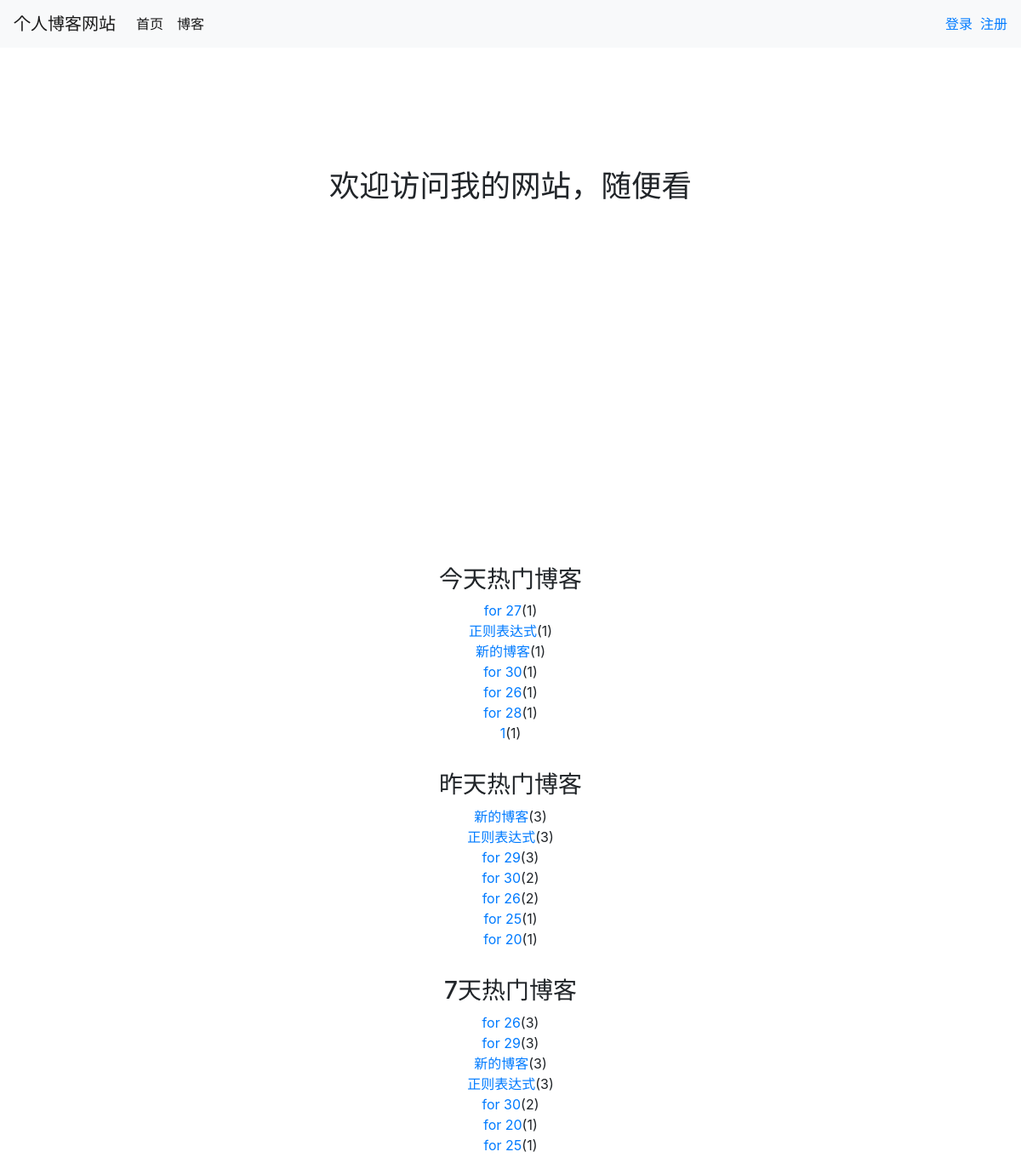
The page / on the database its author committed.
### read_statistics/models.py (models this page shows)
class ReadDetail(models.Model):
    date = models.DateField(default=timezone.now)
    read_num = models.IntegerField(default=0)
    content_type = models.ForeignKey(ContentType, on_delete=models.CASCADE)
    object_id = models.PositiveIntegerField()
    content_object = GenericForeignKey('content_type', 'object_id')

### blog/models.py (models this page shows, shortened)
class Blog(models.Model, ReadNumExpandMethod):
    title = models.CharField(max_length=50)
    blog_type = models.ForeignKey(BlogType, on_delete=models.CASCADE)
    content = RichTextUploadingField()
    author = models.ForeignKey(User, on_delete=models.CASCADE)
    read_details = GenericRelation(ReadDetail)
    created_time = models.DateTimeField(auto_now_add=True)
    last_updated_time = models.DateTimeField(auto_now=True)
    class Meta:
        ordering = ['-created_time']

### mysite/views.py (the view)
# urls.py: 2. Add a URL to urlpatterns:  path('', views.home, name='home')
def home(request):
    blog_content_type = ContentType.objects.get_for_model(Blog)
    dates, read_nums = get_seven_days_read_data(blog_content_type)
    hot_blogs_for_7_days = cache.get('hot_blogs_for_7_days')
    if hot_blogs_for_7_days is None:
        hot_blogs_for_7_days = get_7_days_hot_blogs()
        cache.set('hot_blogs_for_7_days', hot_blogs_for_7_days, 3600)
    context = {}
    context['dates'] =  dates
    context['read_nums'] =  read_nums
    context['today_hot_data'] =  get_today_hot_data(blog_content_type)
    context['yesterday_hot_data'] =  get_yesterday_hot_data(blog_content_type)
    context['hot_blogs_for_7_days'] = hot_blogs_for_7_days
    return render(request,'home.html',context)

### mysite/views.py (called while the page is built)
def get_7_days_hot_blogs():
    today = timezone.now().date()
    date = today - datetime.timedelta(days=7)
    blogs = Blog.objects \
                .filter(read_details__date__lt=today, read_details__date__gte=date) \
                .values('id', 'title') \
                .annotate(read_num_sum=Sum('read_details__read_num')) \
                .order_by('-read_num_sum')
    return blogs[:7]

### read_statistics/utils.py (called while the page is built)
def  get_seven_days_read_data(content_type):
    today = timezone.now().date()
    dates = []
    read_nums=[]
    for i in range(7,0,-1):
        date =  today - datetime.timedelta(days=i)
        dates.append(date.strftime('%m/%d'))
        read_details = ReadDetail.objects.filter(content_type=content_type,date=date)
        result = read_details.aggregate(read_num_sum = Sum('read_num'))
        read_nums.append(result['read_num_sum'] or 0)
    return dates,read_nums

def get_today_hot_data(content_type):
    today = timezone.now().date()
    read_details = ReadDetail.objects.filter(content_type=content_type,date=today).order_by('-read_num')
    return read_details[:7]

def get_yesterday_hot_data(content_type):
    today = timezone.now().date()
    yesterday = today - datetime.timedelta(days=1)
    read_details = ReadDetail.objects.filter(content_type=content_type,date=yesterday).order_by('-read_num')
    return read_details[:7]

### user/context_processors.py (called while the page is built)
def login_modal_form(request):
    return {'login_modal_form': LoginForm()}

### templates/home.html (shortened to what this page needs)
{% extends 'base.html'%}
{% load static %}
{% block header_extends %}
    <link rel="stylesheet" href="{% static 'home.css' %}">
{% endblock %}
{% block content %}
    <h3 class="home-content">欢迎访问我的网站，随便看</h3>
    <div id="container"></div>
    <div class="hot-data" style="text-align: center;margin-top: 2em;">
        <h3>今天热门博客</h3>
        <ul>
            {% for hot_data in today_hot_data %}
                <li><a href="{% url 'blog_detail' hot_data.content_object.pk %}">{{ hot_data.content_object.title }}</a>({{ hot_data.read_num }})</li>
            {% empty %}
                <li>今天暂时没有热门博客</li>
            {% endfor %}
        </ul>
    </div>
    <div class="hot-data" style="text-align: center;margin-top: 2em;">
        <h3>昨天热门博客</h3>
        <ul>
            {% for hot_data in yesterday_hot_data %}
                <li><a href="{% url 'blog_detail' hot_data.content_object.pk %}">{{ hot_data.content_object.title }}</a>({{ hot_data.read_num }})</li>
            {% empty %}
                <li>昨天暂时没有热门博客</li>
            {% endfor %}
        </ul>
    </div>
    <div class="hot-data" style="text-align: center;margin-top: 2em;">
        <h3>7天热门博客</h3>
        <ul>
            {% for hot_blog in hot_blogs_for_7_days %}
                <li><a href="{% url 'blog_detail' hot_blog.id %}">{{ hot_blog.title }}</a>({{ hot_blog.read_num_sum }})</li>
            {% empty %}
                <li>昨天暂时没有热门博客</li>
            {% endfor %}
        </ul>
    </div>
{% endblock %}

### templates/base.html (shortened to what this page needs)
{% load static %}
<!DOCTYPE html>
<html lang="en">
<head>
    <link rel="stylesheet" href="{% static 'base.css' %}">
    <link rel="stylesheet" href="{% static 'bootstrap-4.5.0/css/bootstrap.css' %}">
    {% block header_extends %} {% endblock %}
</head>
<body>
    <nav class="navbar navbar-expand-lg navbar-light bg-light">
      <a class="navbar-brand" href="/">个人博客网站</a>
      <div class="collapse navbar-collapse" id="navbarSupportedContent">
        <ul class="navbar-nav mr-auto">
          <li class="nav-item active">
            <a class="nav-link" href="{% url 'home' %}">首页</a>
          </li>
          <li class="nav-item active">
            <a class="nav-link" href="{% url 'blog_list' %}">博客</a>
          </li>
        </ul>
        <ul class="nav navbar-nav navbar-right">
            {% if not user.is_authenticated %}
                <li>
                    <a href="{% url 'login' %}?from={{ request.get_full_path }}">登录</a>
                </li>
                <li>
                    <a href="{% url 'register' %}?from={{ request.get_full_path }}">注册</a>
                </li>
            {% endif %}
        </ul>
      </div>
    </nav>
    {% block content %} {% endblock %}
</body>
</html>

### static/base.css (style rules this page uses)
body,* { margin:0; padding:0; }
ul { list-style-type:none; }
ul.navbar-right { margin-right: 0; }

### static/home.css (style rules this page uses)
h3.home-content { font-size: 222%; text-align: center; margin-top: 4em; margin-bottom: 2em; }
div#container { margin: 0 auto; height: 20em; min-width: 20em; max-width: 30em; }
div.hot-data { text-align: center; margin-top: 2em; }

### rows shown on the page
ReadDetail: content_object "for 27", read_num "1"
ReadDetail: content_object "正则表达式", read_num "1"
ReadDetail: content_object "新的博客", read_num "1"
ReadDetail: content_object "for 30", read_num "1"
ReadDetail: content_object "for 26", read_num "1"
ReadDetail: content_object "for 28", read_num "1"
ReadDetail: content_object "1", read_num "1"
ReadDetail: content_object "新的博客", read_num "3"
ReadDetail: content_object "正则表达式", read_num "3"
ReadDetail: content_object "for 29", read_num "3"
ReadDetail: content_object "for 30", read_num "2"
ReadDetail: content_object "for 26", read_num "2"
ReadDetail: content_object "for 25", read_num "1"
ReadDetail: content_object "for 20", read_num "1"
Blog: title "for 26", read_num_sum "3"
Blog: title "for 29", read_num_sum "3"
Blog: title "新的博客", read_num_sum "3"
Blog: title "正则表达式", read_num_sum "3"
Blog: title "for 30", read_num_sum "2"
Blog: title "for 20", read_num_sum "1"
Blog: title "for 25", read_num_sum "1"
